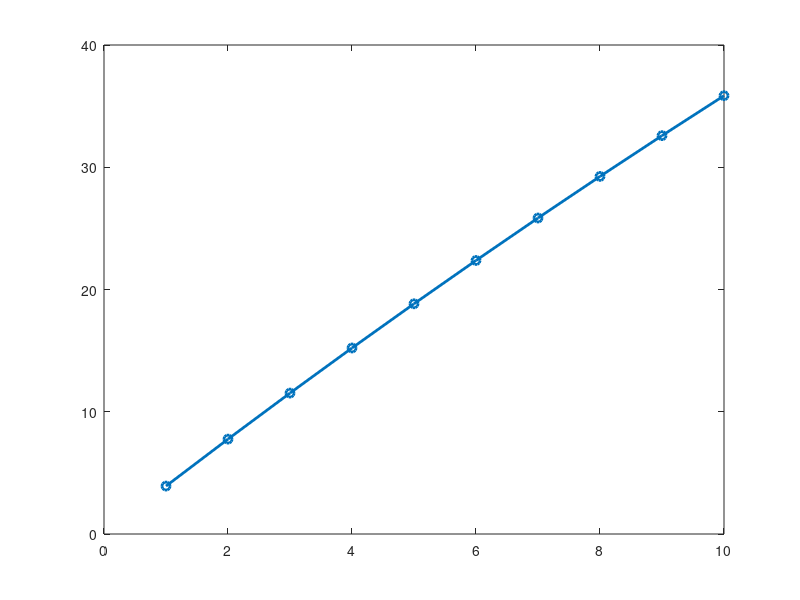

The MATLAB script that drew this image:
x = 0:0.01:40;
n = 0;
w = -1;
i = 0;
n_values = []; % Initialize an empty array to store n values

while w ~= n && i ~= 10
    w = n;
    n = n + 4;
    n = n * 0.98;
    i = i + 1;
  display(n)
    n_values(end+1) = n; % Append the new n value to the array
end

% Now plot how n changed over the iterations
plot(1:length(n_values), n_values, '-o', 'LineWidth', 2)
